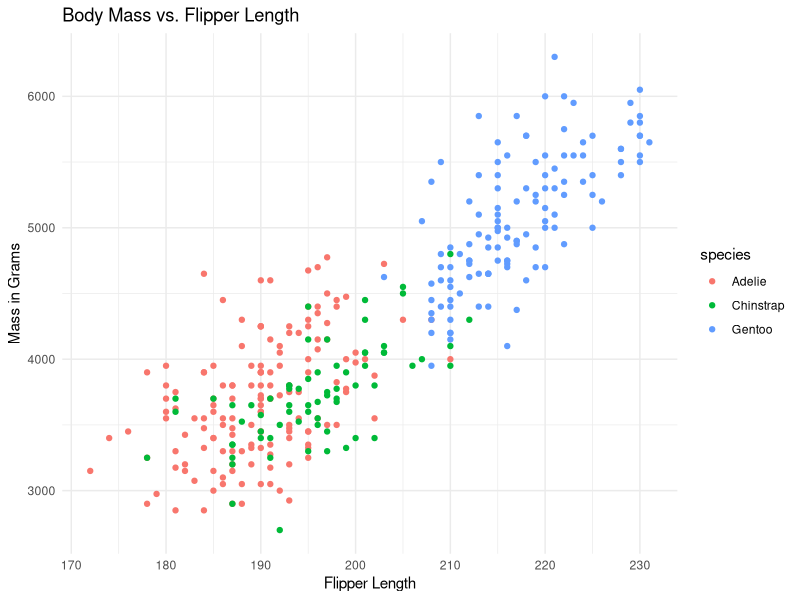

Write R code to recreate this figure.
## ---- chunk 1
#| label: packages
library(tidyverse)
## ---- chunk 2
#| label: test plot
#| warning: false
penguins %>% 
  ggplot(aes(x = flipper_len, y = body_mass, color = species)) + 
  geom_point() + 
  theme_minimal() + 
  labs(x = "Flipper Length",
       y = "Mass in Grams",
       title = "Body Mass vs. Flipper Length")
